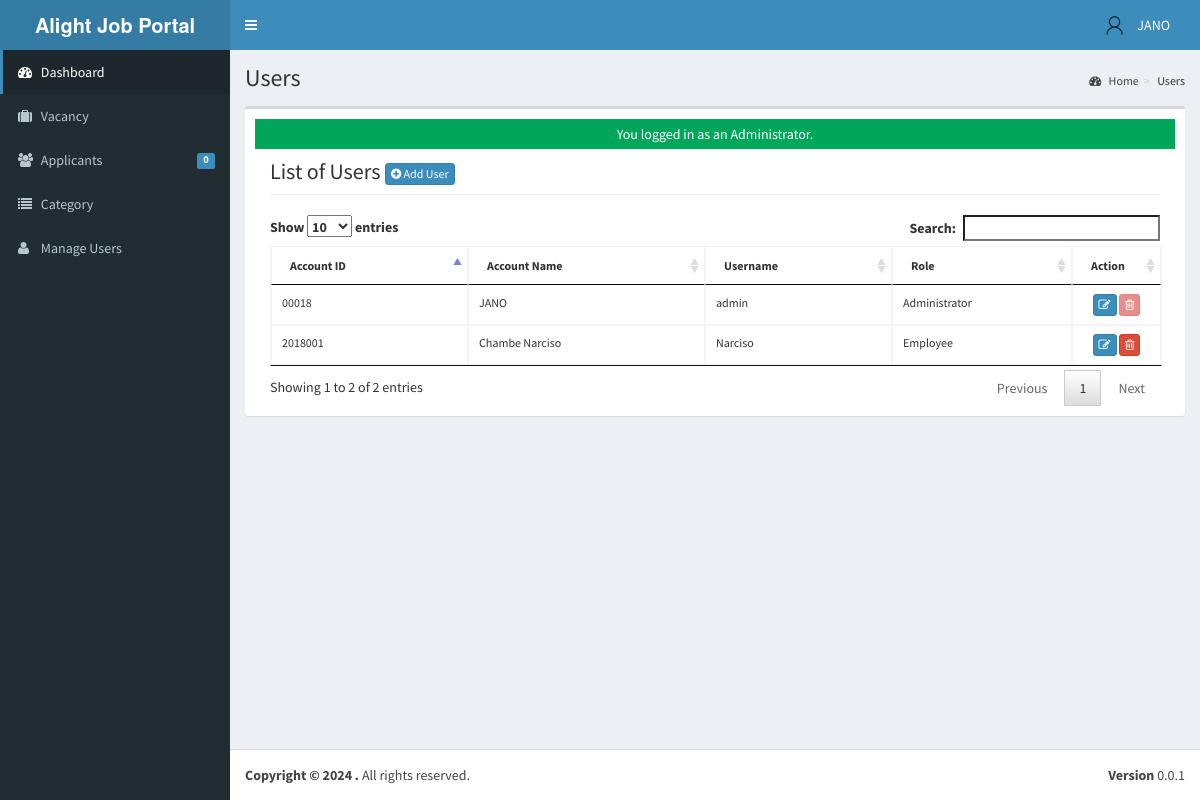
/admin/user/ (signed in), run on an earlier commit of the app's database.
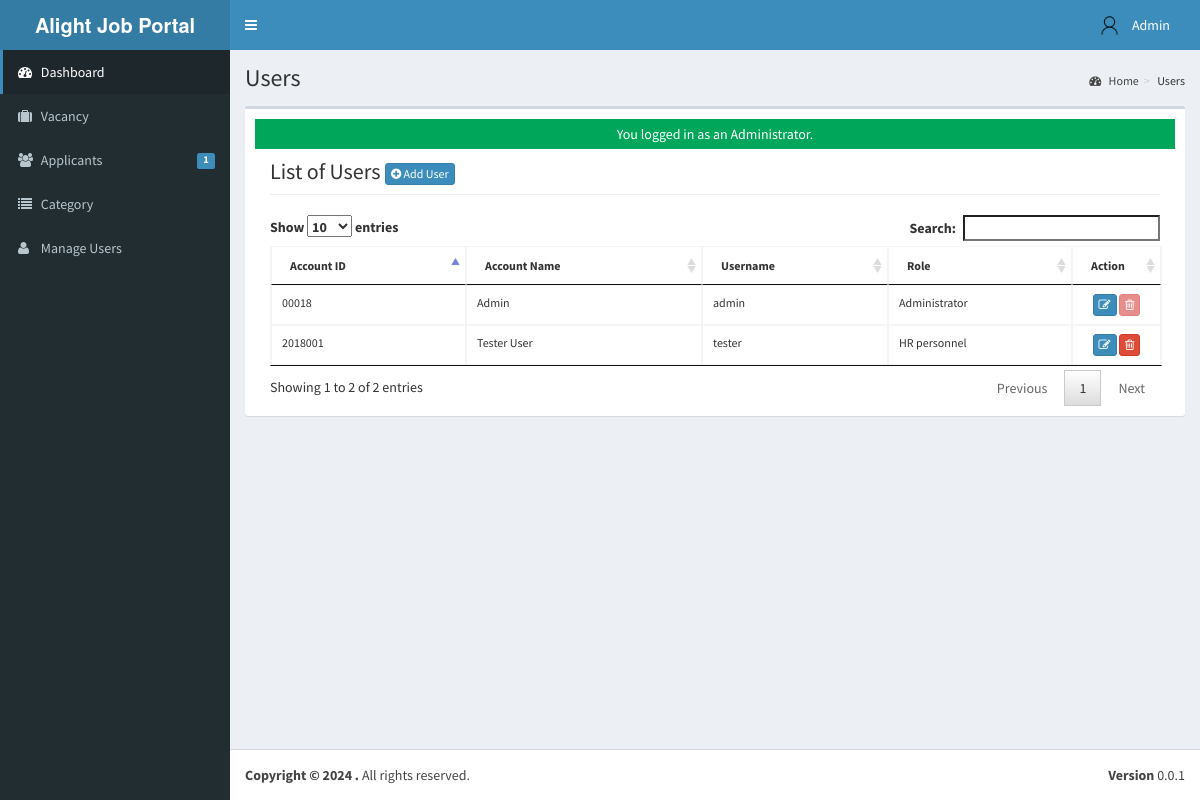
And on a later commit of the database.
### tables this page shows
CREATE TABLE `tblusers` (
  `USERID` varchar(30) NOT NULL,
  `FULLNAME` varchar(40) NOT NULL,
  `USERNAME` varchar(90) NOT NULL,
  `PASS` varchar(90) NOT NULL,
  `ROLE` varchar(30) NOT NULL,
  `PICLOCATION` varchar(255) NOT NULL
);

### admin/user/index.php (called while the page is built, shortened)
<?php
require_once("../../include/initialize.php");
 $title="Users";
require_once ("../theme/templates.php");
?>

### include/database.php (called while the page is built, shortened)
<?php
class Database {
	var $query = '';
	public $conn;
	public function open_connection() {
		try {
		$this->conn = new PDO("mysql:host=".server.";dbname=".database_name. "", user,pass);
		$this->conn->setAttribute(PDO::ATTR_ERRMODE, PDO::ERRMODE_EXCEPTION);
		}catch(PDOException $e){
			echo "Problem in database connection! Contact administrator!". $e->getMessage();
		}
	}
	function setQuery($sql='') {
		try {
		   $this->sql_string=$sql;
			$this->query = $this->conn->prepare($this->sql_string);
			$this->query->execute();
		  } catch (PDOException $e) {
		    echo "Failed to get query handle: " . $e->getMessage() . "\n";
		    exit;
		  }
	}
	function loadResultList() {
		$results = $this->query->fetchAll(PDO::FETCH_OBJ);
		return $results;
	}
	function loadSingleResult() {
		$results = $this->query->fetch(PDO::FETCH_OBJ);
		return $results;
	}
}
$mydb = new Database();
?>

### include/accounts.php (called while the page is built, shortened)
<?php
require_once(LIB_PATH.DS.'database.php');
class User {
	protected static  $tblname = "tblusers";
	function single_user($id=""){
			global $mydb;
			$mydb->setQuery("SELECT * FROM ".self::$tblname."
				Where USERID= '{$id}' LIMIT 1");
			$cur = $mydb->loadSingleResult();
			return $cur;
	}
}
?>

### include/function.php (called while the page is built, shortened)
<?php
function currentpage(){
		$this_page = $_SERVER['SCRIPT_NAME'];
	    $bits = explode('/',$this_page);
		 return $bits[3];
	}
		?>

### admin/user/list.php (the view, shortened to what the changed rows need)
    	 <div class="col-lg-12">
         <h1 class="page-header">List of Users  <a href="index.php?view=add" class="btn btn-primary btn-xs  ">  <i class="fa fa-plus-circle fw-fa"></i> Add User</a>  </h1>
    		</div>
		 	<div class="col-lg-12">
	<table id="dash-table" class="table  table-bordered table-hover table-responsive" style="font-size:12px;" cellspacing="0">
	  <thead>
	  	<tr>
	  		<th>Account ID</th>
	  		<th> Account Name</th>
	  		<th>Username</th>
	  		<th>Role</th>
	  		<th width="10%" >Action</th>
	  	</tr>
	  </thead>
	  <tbody>
	  	<?php
	  		$mydb->setQuery("SELECT *
								FROM  `tblusers`");
	  		$cur = $mydb->loadResultList();
			foreach ($cur as $result) {
	  		echo '<tr>';
	  		echo '<td>' . $result->USERID.'</a></td>';
	  		echo '<td>' . $result->FULLNAME.'</a></td>';
	  		echo '<td>'. $result->USERNAME.'</td>';
	  		echo '<td>'. $result->ROLE.'</td>';
	  		If($result->USERID==$_SESSION['ADMIN_USERID'] || $result->ROLE=='MainAdministrator' || $result->ROLE=='Administrator') {
	  			$active = "Disabled";
	  		}else{
	  			$active = "";
	  		}
	  		echo '<td align="center" > <a title="Edit" href="index.php?view=edit&id='.$result->USERID.'"  class="btn btn-primary btn-xs  ">  <span class="fa fa-edit fw-fa"></span></a>
	  					 <a title="Delete" href="controller.php?action=delete&id='.$result->USERID.'" class="btn btn-danger btn-xs" '.$active.'><span class="fa fa-trash-o fw-fa"></span> </a>
	  					 </td>';
	  		echo '</tr>';
	  	}
	  	?>
	  </tbody>
	</table>
</div>

### admin/theme/templates.php (shortened to what the changed rows need)
<!DOCTYPE html>
<html>
    <head>
        <link rel="stylesheet" href="<?php echo web_root;?>bootstrap/css/bootstrap.min.css">
        <link rel="stylesheet" href="<?php echo web_root;?>plugins/font-awesome/css/font-awesome.min.css">
        <link rel="stylesheet" href="<?php echo web_root;?>dist/css/AdminLTE.min.css">
        <link rel="stylesheet" href="<?php echo web_root;?>dist/css/skins/_all-skins.min.css">
        <link rel="stylesheet" href="<?php echo web_root;?>plugins/iCheck/flat/blue.css">
        <link rel="stylesheet" href="<?php echo web_root;?>plugins/morris/morris.css">
        <link rel="stylesheet" href="<?php echo web_root;?>plugins/jvectormap/jquery-jvectormap-1.2.2.css">
        <link href="<?php echo web_root; ?>plugins/datepicker/bootstrap-datetimepicker.min.css" rel="stylesheet" media="screen">
        <link rel="stylesheet" href="<?php echo web_root;?>plugins/dataTables/jquery.dataTables.min.css">
        <link rel="stylesheet" href="<?php echo web_root;?>plugins/bootstrap-wysihtml5/bootstrap3-wysihtml5.min.css">
    </head>
 <body class="hold-transition skin-blue fixed sidebar-mini">
<div class="wrapper">
  <header class="main-header">
    <nav class="navbar navbar-static-top" role="navigation">
      <div class="navbar-custom-menu">
        <ul class="nav navbar-nav">
          <?php
              $user = New User();
              $singleuser = $user->single_user($_SESSION['ADMIN_USERID']);
          ?>
          <li class="dropdown user user-menu" style="padding-right: 15px;"  >
            <a href="#" class="dropdown-toggle" data-toggle="dropdown">
              <img src="<?php echo web_root.'admin/user/photos/user.png';?>" class="user-image" alt="User Image">
              <span class="hidden-xs"><?php echo $singleuser->FULLNAME; ?></span>
            </a>
          </li>
        </ul>
      </div>
    </nav>
  </header>
  <aside class="main-sidebar">
    <section class="sidebar">
      <ul class="sidebar-menu">
        <li class="<?php echo (currentpage() == 'applicants') ? "active" : false;?>" >
          <a href="<?php echo web_root ;?>admin/applicants/">
            <i class="fa fa-users"></i> <span>Applicants</span>
            <span class="label label-primary pull-right">
              <?php
                $sql = "SELECT count(*) as 'APPL' FROM `tbljobregistration` WHERE `PENDINGAPPLICATION`=1";
                $mydb->setQuery($sql);
                $pending = $mydb->loadSingleResult();
                echo $pending->APPL;
              ?>
            </span>
          </a>
        </li>
      </ul>
    </section>
  </aside>
  <div class="content-wrapper">
  <section class="content-header">
      <h1>
        <?php echo isset($title) ? $title : ''; ?>
      </h1>
    </section>
         <section class="content">
          <div class="row">
            <div class="col-xs-12">
              <div class="box">
                <div class="box-body">
              <?php
               require_once $content;
               ?>
             </div>
             </div>
           </div>
         </div>
         </section>
 </div>
    </body>
</html>

What changed in the data, as far as the page shows it:
changed tblusers "admin": FULLNAME "JANO" → "Admin"
changed tblusers id 2018001: FULLNAME "Chambe Narciso" → "Tester User"; USERNAME "Narciso" → "tester"; ROLE "Employee" → "HR personnel"
Also different on the page:
$pending->APPL: "0" → "1"
